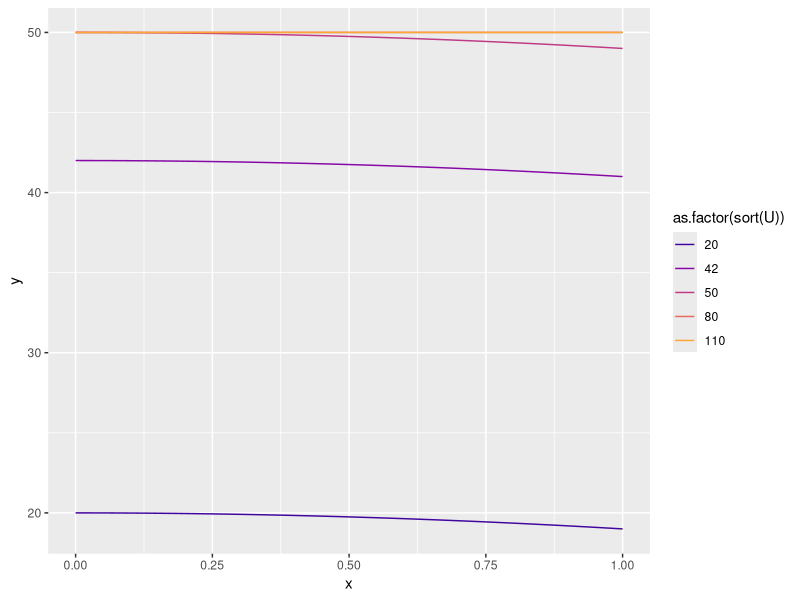

Write the R code that produced this figure. (Note: this script raises an error after producing the figure.)
#Fix bug that occurs when eliminated game is 1x2 or 2x1

install.packages("tidyverse")
install.packages("ggplot2")
library(tidyverse)
library(ggplot2)

#Want:
###Learn&Practice (Include PDF viewer for notes):
######Derivative rules
######MRS
######Budget Line
######Constrained Optimization
######Income Expansion path
######Engle Curve
######Income/Substitution Effect (when price of good,income changes)
######Classify: Complements, Substitutes
######Classify: Giffin, Inferior, Normal, Luxury
######Elasticities

###Test:
######
#Input a function
#
inputFunction = "x^2 + 2*x*y"
Ufun = parse(text = inputFunction)
Px=2
Py=2
I=20


getVars = function(Ufun, x, y, Px, Py) {
  MUx=D(Ufun, 'x')
  MUy=D(Ufun, 'y')
  MUx = eval(MUx)
  MUy = eval(MUy)
  MRSxy = MUx/MUy
  Cost = x*Px + y*Py
  U = eval(Ufun)
  slopeBL = Px/Py
  return(tibble(MUx, MUy, MRSxy, U, Cost, slopeBL, x, y))
}

solveBundle = function(x, Ufun, Px, Py, I){
  vars = getVars(Ufun, x[1], x[2], Px, Py)
  result = crossprod(c(vars$MRSxy, vars$Cost) - c(Px/Py, I))
  return(result)
}

exactBundle = function(Ufun, Px, Py, I, precision = .0001){
  result = optim(c(1,1), solveBundle, Ufun = Ufun, Px = Px, Py = Py, I = I)$par
  result1 = optim(result, solveBundle, Ufun = Ufun, Px = Px, Py = Py, I = I)$par
  diff = abs(result-result1)
  count = 0
  while ((diff>precision)[1]||(diff>precision)[2]){
    count = count + 1
    result = result1
    result1 = optim(result, solveBundle, Ufun = Ufun, Px = Px, Py = Py, I = I)$par
    if (count > 2 & (result1[1] < 0 | result1[2] < 0)){
      #to catch when the solution doesn't converge due to runaway outside of the positive quadrent
      result = result1
    }
    diff = abs(result-result1)
  }
  return(result1)
}

optimalBundle = function(Ufun, Px, Py, I) {
  MUx=D(Ufun, 'x')
  MUy=D(Ufun, 'y')
  if (class(MUx) == "numeric" & class(MUy) == "numeric") {
    #linear utility function. Likely want corner Solution
    if ((MUx / Px) > (MUy / Py)) {
      #spend all $ on good x
      bundle = c(I / Px, 0)
    } else {
      if ((MUx / Px) < (MUy / Py)) {
        #spend all $ on good y
        bundle = c(0, I / Py)
      } else {
        #equality. Any allocation works. Default to spend all $ such that x=y
        bundle = c(I / (Px + Py), I / (Px + Py))
      }
    }
  } else {
    #not linear, use exactBundle()
    bundle = exactBundle(Ufun, Px, Py, I)
    #check for negatives
    if (bundle[1] < 0){
      #spend all $ on good y
      bundle = c(0, I / Py)
    } else {
      if(bundle[2] < 0){
        #spend all $ on good x
        bundle = c(I / Px, 0)
      }
    }
  }
  return(bundle)
}

bundle1 = optimalBundle(Ufun, Px, Py, I)

result1 = round(getVars(Ufun, bundle1[1], bundle1[2], Px, Py),2)
result1

Py=1

solveIntermediate = function(x, Ufun, Px, Py, U){
  vars = getVars(Ufun, x[1], x[2], Px, Py)
  result = crossprod(c(vars$MRSxy, vars$U) - c(Px/Py, U))
  return(result)
}

exactIntermediate = function(Ufun, Px, Py, U, precision = .0001){
  result = optim(c(1,1), solveIntermediate, Ufun = Ufun, Px = Px, Py = Py, U = U)$par
  result1 = optim(result, solveIntermediate, Ufun = Ufun, Px = Px, Py = Py, U = U)$par
  diff = abs(result-result1)
  count = 0
  while ((diff>precision)[1]||(diff>precision)[2]){
    count = count + 1
    result = result1
    result1 = optim(result, solveIntermediate, Ufun = Ufun, Px = Px, Py = Py, U = U)$par
    if (count > 2 & (result1[1] < 0 | result1[2] < 0)){
      #to catch when the solution doesn't converge due to runaway outside of the positive quadrent
      result = result1
    }
    diff = abs(result-result1)
  }
  return(result1)
}

optimalIntermediate = function(Ufun, Px, Py, U, xmax, ymax) {
  MUx=D(Ufun, 'x')
  MUy=D(Ufun, 'y')
  if (class(MUx) == "numeric" & class(MUy) == "numeric") {
    #linear utility function. Likely want corner Solution
    if ((MUx / Px) > (MUy / Py)) {
      #spend all $ on good x
      #make U the same as before
      bundle = c(U / MUx, 0)
    } else {
      if ((MUx / Px) < (MUy / Py)) {
        #spend all $ on good y
        #make U the same as before
        bundle = c(0, U / MUy)
      } else {
        #equality. Any allocation works. Default to spend all $ such that x=y
        bundle = c(U / (MUx + MUy), U / (MUx + MUy))
      }
    }
  } else {
    #not linear, use exactIntermediate
    bundle = exactIntermediate(Ufun, Px, Py, U)
    #check for negatives
    if (bundle[1] < 0){
      #spend all $ on good y
      #make U the same as before
      bundle = c(0, getYValues_U(Ufun, U, 0, ymax))
    } else {
      if(bundle[2] < 0){
        #spend all $ on good x
        #make U the same as before
        bundle = c(getXValues_U(Ufun, U, 0, xmax), 0)
      }
    }
  }
  return(bundle)
}


bundle2 = optimalIntermediate(Ufun, Px, Py, result1$U, xmax, ymax)
result2 = round(getVars(Ufun, bundle2[1], bundle2[2], Px, Py),2)
result2


########################################### GRAPHS ######################################################

######Indifference Curves######

inputFunction = "x^2+y"
Ufun = parse(text = inputFunction)
Px=2
Py=2
I=20
# UCurves = 5
# Umin = 10
# Umax = 300
xmax = 10
ymax = 10
# U = seq(Umin, Umax, length.out = UCurves)
x = seq(0,xmax,.01)
U = 10

getUValue_U = function(Ufun, x, y) {
  U <- eval(Ufun) 
  return(U)
}

solveXValue_U = function(Ufun, U, y, x) crossprod(getUValue_U(Ufun, x, y) - U)

getXValues_U = function(Ufun, U, y, xmax){
  x = optimize(solveXValue_U, c(0:xmax*5), Ufun = Ufun, U = U, y = y)$minimum
  return(x)
}

solveYValue_U = function(Ufun, U, x, y) crossprod(getUValue_U(Ufun, x, y) - U)

getYValues_U = function(Ufun, U, x, ymax){
  y = optimize(solveYValue_U, c(0:ymax*5), Ufun = Ufun, U = U, x = x)$minimum
return(y)
}

makeIndifferenceCurve = function(Ufun, U, xmax, ymax, precision = .01, color = "red"){
  x = seq(0, xmax, precision)
  y = sapply(x, getYValues_U, Ufun = Ufun, U = U, ymax = ymax)
  indifferenceCurve=tibble(x = x, y = y, U = as.factor(U))
  if (class(color) == "numeric"){
    color = as.factor(color)
    indifferenceCurveGeom = geom_line(data = indifferenceCurve, aes(x = x, y = y, color = color, group = U))
  } else {
    indifferenceCurveGeom = geom_line(data = indifferenceCurve, aes(x = x, y = y, group = U), color = color)
  }
  return(indifferenceCurveGeom)
}

makeAllIndiffernceCurves = function(Ufun, Ulist, xmax, ymax, precision = .01){
  x = seq(0, xmax, precision)
  for (i in 1:length(Ulist)) {
    y = sapply(x, getYValues_U, Ufun = Ufun, U = Ulist[i], ymax = ymax)
    if (i == 1) {
      indifferenceCurves = tibble(x = x, y = y, U = Ulist[i])
    } else {
      new_u = tibble(x = x, y = y, U = Ulist[i])
      indifferenceCurves = indifferenceCurves %>%
        bind_rows(new_u, id = NULL)
    }
  }
  indifferenceCurves = indifferenceCurves %>%
    arrange(as.numeric(U))
  indifferenceCurvesGeom = geom_line(data = indifferenceCurves, aes(x = x, y = y, color = as.factor(sort(U)), group = U))
}

Ulist = c(20,50,80, 110, 42)
xmax = 1
ggplot()+ makeAllIndiffernceCurves(Ufun, Ulist, xmax, ymax) + scale_color_viridis_d(begin = .1, end = .8, option="plasma")

 
######Budget Lines######

Px=5
Py=2

makeBudgetLine = function(Px, Py, I, color = "blue", linetype = "solid"){
  x = c(0,I/Px)
  y = c(I/Py,0)
  budgetLine = tibble(x,y)
  budgetLineGeom = geom_line(data = budgetLine, aes(x=x, y=y), color = color, linetype = linetype)  
  return(budgetLineGeom)
}

Px=5
Py=2
I=40
xmax = 30
ymax = 30

ggplot() + makeIndifferenceCurve(Ufun, 10, xmax, ymax, .01, 10) + 
  makeIndifferenceCurve(Ufun, 20, xmax, ymax, .01, 20) + 
  makeIndifferenceCurve(Ufun, 30, xmax, ymax, .01, 30) +
  scale_color_viridis_c(begin = .1, end = .8, option="plasma")+
  labs(color = "U")+
  makeBudgetLine(Px, Py, I)+ 
  geom_hline(yintercept = 0)+
  geom_vline(xintercept = 0)+
  coord_cartesian(xlim = c(0,xmax), ylim = c(0,ymax))

######Income Expansion Path######

#Need: set MRS=slope of budget line, find all y values for a sequence of x values

inputFunction = "x^3 * y^2"
Ufun = parse(text = inputFunction)
Px=5
Py=2
I=20

xmax = 10
ymax = 10
x = seq(0,xmax,.01)

getMRS = function(Ufun, x, y){
  MUx=D(Ufun, 'x')
  MUy=D(Ufun, 'y')
  MRSxy = eval(MUx)/eval(MUy)
  return(MRSxy)
}

solveYValue_IE <- function(Ufun, x, y, Px, Py) crossprod(getMRS(Ufun, x, y) - (Px/Py))

getYValues_IE = function(Ufun, x, ymax, Px, Py){
  y = optimize(solveYValue_IE, c(0:ymax*5), Ufun = Ufun, x = x, Px = Px, Py = Py)$minimum
  return(y)
}

makeIncomeExpansion = function(Ufun, Px, Py, xmax, ymax, precision = .01, color = "darkgreen") {
  MUx = D(Ufun, 'x')
  MUy = D(Ufun, 'y')
  if (class(MUx) == "numeric" & class(MUy) == "numeric") {
    #linear utility function. Likely want corner Solution
    if ((MUx / Px) > (MUy / Py)) {
      #spend all $ on good x
      x = c(0, xmax*1.2)
      y = c(0, 0)
    } else {
      if ((MUx / Px) < (MUy / Py)) {
        #spend all $ on good y
        x = c(0, 0)
        y = c(0, ymax*1.2)
      } else {
        #equality. Any allocation works. Default to spend all $ such that x=y
        x = c(0, max(xmax*1.2, ymax*1.2))
        y = c(0, max(xmax*1.2, ymax*1.2))
      }
    }
  } else {
    x = seq(precision, xmax*1.2, precision)
    y = sapply(x, getYValues_IE, Ufun = Ufun, ymax = ymax, Px = Px, Py = Py)
  }
  incomeExpansion = tibble(x = x, y = y)
  incomeExpansionGeom = geom_line(data = incomeExpansion, aes(x = x, y = y), color = color)
  return(incomeExpansionGeom)
}


inputFunction = "x^2 +2*x*y"
Ufun = parse(text = inputFunction)
Px=2
Py=1
I=20
xmax = 10
ymax = 10

ggplot() + 
  makeIndifferenceCurve(Ufun, 10, xmax, ymax, .01, 10) + 
  makeIndifferenceCurve(Ufun, 20, xmax, ymax, .01, 20) + 
  makeIndifferenceCurve(Ufun, 30, xmax, ymax, .01, 30) +
  scale_color_viridis_c(begin = .1, end = .8, option="plasma")+
  labs(color = "U")+
  makeBudgetLine(Px, Py, I)+ 
  geom_hline(yintercept = 0)+
  geom_vline(xintercept = 0)+
  makeIncomeExpansion(Ufun, Px, Py, xmax, ymax)+
  coord_cartesian(xlim = c(0,xmax), ylim = c(0,ymax))

######Constrained Optimization######

#Need: Optimal Bundle, Indifference curve at that utility level, budget line at that utility level

makeOptimalBundle_Point = function(Ufun, Px, Py, I, color = "black", size = 3){
  bundle = optimalBundle(Ufun, Px, Py, I)
  x = bundle[1]
  y = bundle[2]
  optimalBundle_PointGeom = annotate("point", x = x, y = y, color = color, size = size)
  return(optimalBundle_PointGeom)
}

makeOptimalBundle_Indifference = function(Ufun, Px, Py, I, xmax, ymax, precision = .01, color = "red"){
  bundle = optimalBundle(Ufun, Px, Py, I)
  results = round(getVars(Ufun, bundle[1], bundle[2], Px, Py),2)
  U = results$U
  x = seq(0, xmax, precision)
  y = sapply(x, getYValues_U, Ufun = Ufun, U = U, ymax = ymax)
  indifferenceCurve=tibble(x = x, y = y, U = as.factor(U))
  if (class(color) == "numeric"){
    color = as.factor(color)
    indifferenceCurveGeom = geom_line(data = indifferenceCurve, aes(x = x, y = y, color = U, group = U))
  } else {
    indifferenceCurveGeom = geom_line(data = indifferenceCurve, aes(x = x, y = y, group = U), color = color)
  }
  return(indifferenceCurveGeom)
}


inputFunction = "x^2 +2*x*y"
Ufun = parse(text = inputFunction)
bundle = optimalBundle(Ufun, Px, Py, I)
results = round(getVars(Ufun, bundle[1], bundle[2], Px, Py),2)
U = results$U
Px=2
Py=5
I=20
xmax = 12
ymax = 24
Ulist = c(seq(30,300,30), U)

ggplot() + 
  makeAllIndiffernceCurves(Ufun, Ulist, xmax, ymax)+
  scale_color_viridis_d(begin = .1, end = .8, option="plasma") +
  labs(color = "U(x,y)") +
  makeBudgetLine(Px, Py, I) + 
  geom_hline(yintercept = 0) +
  geom_vline(xintercept = 0) +
  makeIncomeExpansion(Ufun, Px, Py, xmax, ymax) +
  makeOptimalBundle_Point(Ufun, Px, Py, I) +
  coord_cartesian(xlim = c(0,xmax), ylim = c(0,ymax))


ggplot() + 
  makeOptimalBundle_Indifference(Ufun, Px, Py, I, xmax, ymax, color = 1)+
  scale_color_viridis_d(begin = .6, end = .8, option="plasma") +
  labs(color = "U(x,y)") +
  makeBudgetLine(Px, Py, I) + 
  geom_hline(yintercept = 0) +
  geom_vline(xintercept = 0) +
  makeIncomeExpansion(Ufun, Px, Py, xmax, ymax) +
  makeOptimalBundle_Point(Ufun, Px, Py, I) +
  coord_cartesian(xlim = c(0,xmax), ylim = c(0,ymax))

######Substitution/Income/Total Effect######

inputFunction = "x^2 +2*x*y"
Ufun = parse(text = inputFunction)
Px=c(2,2)
Py=c(1,5)
I=c(20,20)
xmax = 20
ymax = 20
bundle_1 = optimalBundle(Ufun, Px[1], Py[1], I[1])
results_1 = round(getVars(Ufun, bundle_1[1], bundle_1[2], Px[1], Py[1]),2)

bundle_2 = optimalIntermediate(Ufun, Px[2], Py[2], results_1$U, xmax, ymax)
results_2 = round(getVars(Ufun, bundle_2[1], bundle_2[2], Px[2], Py[2]),2)

bundle_3 = optimalBundle(Ufun, Px[2], Py[2], I[2])
results_3 = round(getVars(Ufun, bundle_3[1], bundle_3[2], Px[2], Py[2]),2)

ggplot() + 
  makeOptimalBundle_Indifference(Ufun, Px[1], Py[1], I[1], xmax, ymax, color = 1) +
  makeOptimalBundle_Indifference(Ufun, Px[2], Py[2], I[2], xmax, ymax, color = 1) +
  scale_color_viridis_d(begin = .5, end = .8, option="plasma") +
  labs(color = "U(x,y)") +
  makeBudgetLine(Px[1], Py[1], I[1]) + 
  makeBudgetLine(Px[2], Py[2], I[2], color = "lightblue") + 
  makeBudgetLine(Px[2], Py[2], results_2$Cost, color = "lightblue", linetype = "longdash") + 
  geom_hline(yintercept = 0) +
  geom_vline(xintercept = 0) +
  makeIncomeExpansion(Ufun, Px[1], Py[1], xmax, ymax) +
  makeIncomeExpansion(Ufun, Px[2], Py[2], xmax, ymax, color = "green") +
  annotate("point", x = results_1$x, y = results_1$y, size = 3) +
  annotate("point", x = results_2$x, y = results_2$y, size = 3) +
  annotate("point", x = results_3$x, y = results_3$y, size = 3) +
  coord_cartesian(xlim = c(0,xmax), ylim = c(0,ymax))

substitutionEffect = c(results_2$x-results_1$x, results_2$y-results_1$y)
incomeEffect = c(results_3$x-results_2$x, results_3$y-results_2$y)
totalEffect = substitutionEffect+incomeEffect

############################ Engel Curve ############################################

makeEngelData = function(Ufun, Px, Py, xmax, ymax, precision = .01) {
  MUx = D(Ufun, 'x')
  MUy = D(Ufun, 'y')
  if (class(MUx) == "numeric" & class(MUy) == "numeric") {
    #linear utility function. Likely want corner Solution
    if ((MUx / Px) > (MUy / Py)) {
      #spend all $ on good x
      x = c(0, xmax*1.2)
      y = c(0, 0)
    } else {
      if ((MUx / Px) < (MUy / Py)) {
        #spend all $ on good y
        x = c(0, 0)
        y = c(0, ymax*1.2)
      } else {
        #equality. Any allocation works. Default to spend all $ such that x=y
        x = c(0, max(xmax*1.2, ymax*1.2))
        y = c(0, max(xmax*1.2, ymax*1.2))
      }
    }
  } else {
    x = seq(precision, xmax*1.2, precision)
    y = sapply(x, getYValues_IE, Ufun = Ufun, ymax = ymax, Px = Px, Py = Py)
  }
  engelCurvesData = tibble(x = x, y = y, I = x*Px + y*Py) %>%
    arrange(I) %>%
    round(3)
  return(engelCurvesData)
}

engelData = makeEngelData(Ufun, Px, Py, xmax, ymax)
max(engelData$I)

ggplot() +
  geom_hline(yintercept = 0) +
  geom_vline(xintercept = 0) +
  geom_line(data = engelData, aes(x = x, y = I), color = "darkgreen") +
  coord_cartesian(xlim = c(0,xmax), ylim = c(0,max(engelData$I)))

ggplot() +
  geom_hline(yintercept = 0) +
  geom_vline(xintercept = 0) +
  geom_line(data = engelData, aes(x = y, y = I), color = "darkgreen") +
  coord_cartesian(xlim = c(0,ymax), ylim = c(0,max(engelData$I)))


##################### MARKET DEMAND + EQ PRICE & QUANTITY ########################



############################# Demand Curve ###########################################



########################### INSURANCE ####################################



########################### ELASTICITIES ###################################



#################### FEASIBLE VS INFEASIBLE BUNDLES ####################


